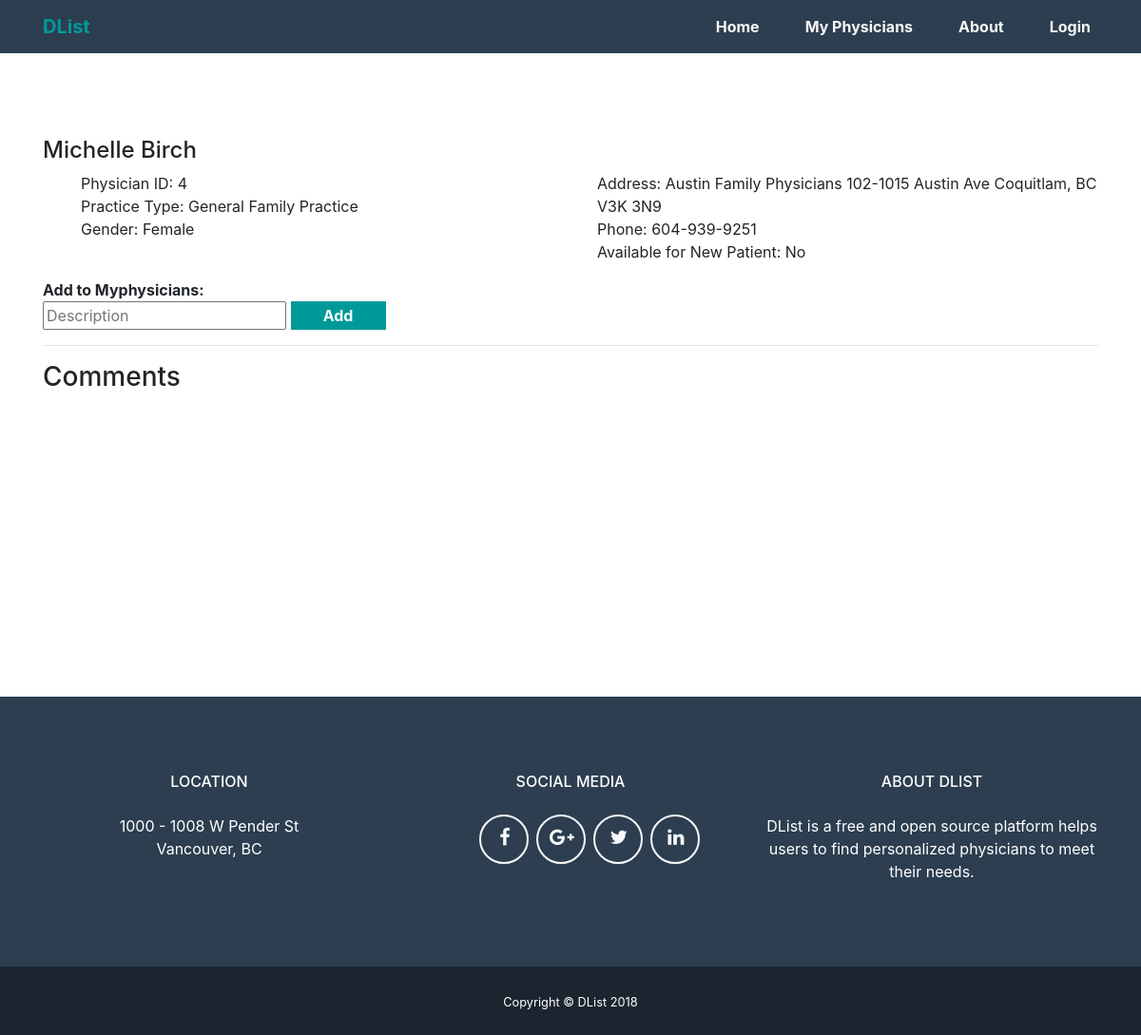
The app's page /doctor_details.php?physician=4 with its own data.
### tables this page shows
CREATE TABLE `physicians` (
  `ID` int(11) NOT NULL,
  `firstName` varchar(30) NOT NULL,
  `lastName` varchar(30) NOT NULL,
  `type` varchar(50) NOT NULL,
  `gender` varchar(6) NOT NULL,
  `address` text NOT NULL,
  `phoneNumber` text NOT NULL,
  `availableForNewPt` varchar(3) NOT NULL
);

### includes/functions.php (called while the page is built, shortened)
<?php
    function connectToDB($dbhost, $dbuser, $dbpass, $dbname) {
        $connection = mysqli_connect($dbhost,$dbuser,$dbpass,$dbname);
       return $connection;
    }
    $db = connectToDB(DB_SERVER,DB_USER,DB_PASS,DB_Name);
    function check_exist($userEmail, $physicianID){
        global $db;
        $query = "SELECT * FROM physiciansList WHERE physicianID='$physicianID' AND userEmail='$userEmail'";
        $result = $db -> query($query);
        return mysqli_num_rows($result) > 0;
    }
?>

### public/doctor_details.php (the view, shortened to what this page needs)
<?php
require_once("../includes/functions.php");
$physicianID = $_REQUEST["physician"];
$queryString = "SELECT * FROM physicians WHERE ID = ?";
$stmt =$db->prepare($queryString);
$stmt->bind_param("i",$physicianID);
$stmt->execute();
$stmt->bind_result($ID,$firstName,$lastName,$type,$gender,$address,$phoneNumber,$availableForNewPt);
include("../includes/header.php");
echo "<section class=\"container doc_details\">";
if($stmt->fetch()){
    echo "<h4>$firstName $lastName</h4>\n";
	echo "<ul>";
    echo "<li> Physician ID: $ID</li>";
    echo "<li> Practice Type: $type</li>";
    echo "<li> Gender: $gender</li>";
    echo "<li> Address: $address</li>";
    echo "<li> Phone: $phoneNumber</li>";
    echo "<li> Available for New Patient: $availableForNewPt</li>";
    echo "</ul>";
}
if(@check_exist($_SESSION["email"],$physicianID)==false){
echo "<form action=\"myphysicians.php\" method=\"post\">\n";
echo "<b>Add to Myphysicians: </b><br>\n";
echo "<input type=\"text\" name=\"description\" placeholder=\"Description\">\n";
echo "<input type=\"submit\" name=\"add\" value=\"Add\">\n";
echo "</form>";
} else{
    echo "<h3 class=\"sign\"> This physician is alreay in your Myphisicians list </h3>";
}
$userEmail = !empty($_SESSION["email"])? $_SESSION["email"]:"";
echo"
<hr/>
<h3> Comments </h3>
<div id='comment_section'>
<span>Knowledge Rating:</span>
<ul class='list-inline'>";
echo"
</ul>
<span>Helpfulness Rating:</span>
<ul class='list-inline'>";
echo"
</ul>
<form method='post' id='comment_form'>
    <input type='hidden' name='userEmail' value='$userEmail'>
    <input type='hidden' name='physicianID' value='$physicianID'>
    <input type='hidden' name='date' value='".date('Y-m-d H:i:s')."'>
    <textarea name='comment_content'></textarea><br>
    <input type='reset' name='clear' value='Cancel'>
    <input type='submit' name='submit' id='submit' value='Comment'>
</form></div>";
echo"</section>";
include('../includes/footer.php');
?>

### public/css/main.css (style rules this page uses)
ul { list-style: none; columns: 2; -webkit-columns: 2; -moz-columns: 2; }
.doc_details { margin-top:5em; margin-bottom: 10em; padding-top: 0.5em; }
input[type=submit] { width: 100px; height:30px; background: #00999A; color: #fff; border: none; font-weight: bold; cursor: pointer; }

### records on screen
physicians: firstName "Michelle", lastName "Birch", ID "4", type "General Family Practice", gender "Female", address "Austin Family Physicians 102-1015 Austin Ave Coquitlam, BC V3K 3N9", phoneNumber "604-939-9251", availableForNewPt "No"
